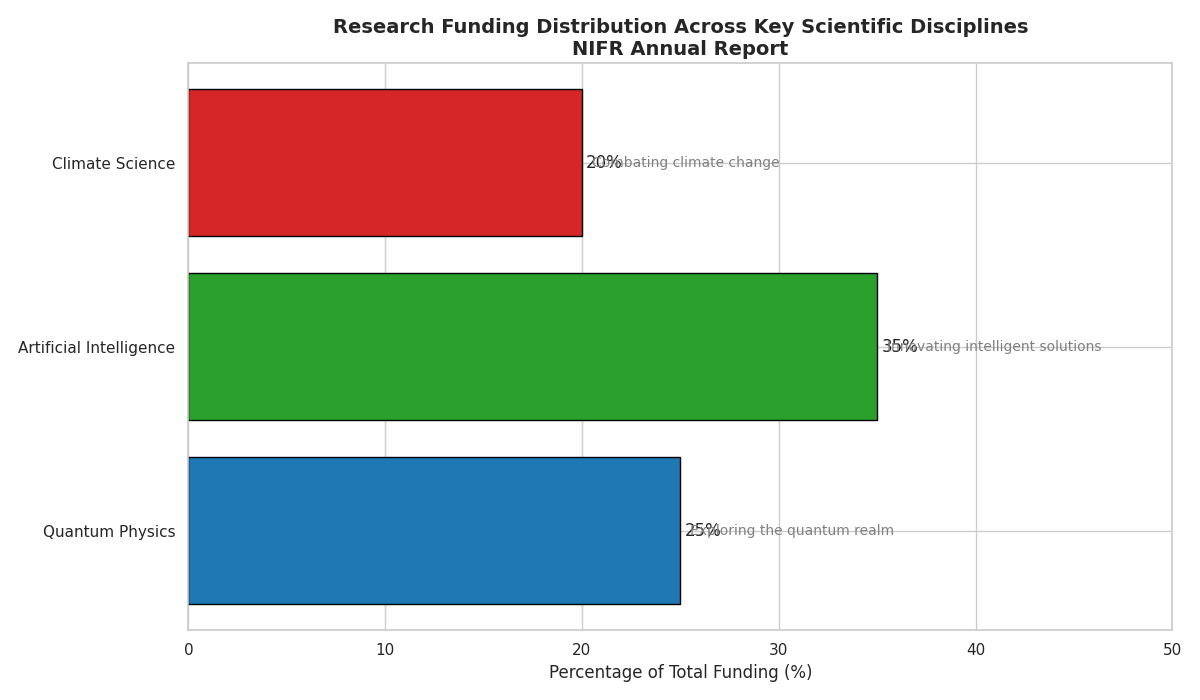

Write Python code to recreate this figure.
import matplotlib.pyplot as plt
import numpy as np

# Data preparation
disciplines = ['Quantum Physics', 'Artificial Intelligence', 'Climate Science']
funding_percentages = [25, 35, 20]
colors = ['#1f77b4', '#2ca02c', '#d62728']

# Create the plot
fig, ax = plt.subplots(figsize=(12, 7))

# Plotting a horizontal bar chart
bars = ax.barh(disciplines, funding_percentages, color=colors, edgecolor='black')

# Adding labels to each bar
ax.bar_label(bars, labels=[f'{p}%' for p in funding_percentages], label_type='edge', padding=3)

# Set labels and title
ax.set_xlabel('Percentage of Total Funding (%)', fontsize=12)
ax.set_title('Research Funding Distribution Across Key Scientific Disciplines\nNIFR Annual Report', 
             fontsize=14, fontweight='bold')

# Customize the x-axis to clearly show 0-100%
ax.set_xlim(0, 50)

# Annotate each discipline with a brief description
descriptions = [
    "Exploring the quantum realm",
    "Innovating intelligent solutions",
    "Combating climate change"
]

for bar, desc in zip(bars, descriptions):
    ax.text(bar.get_width() + 0.5, bar.get_y() + bar.get_height()/2, desc,
            va='center', ha='left', fontsize=10, color='grey')

# Improve the layout
plt.tight_layout()

# Display the plot
plt.show()
